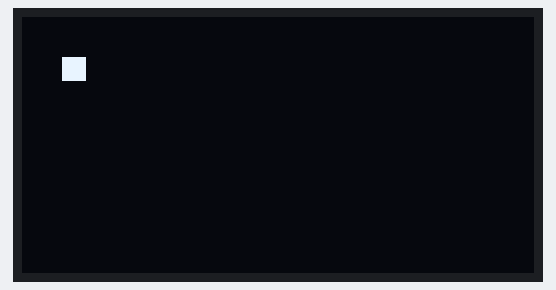
Bench run of a program on a simulated ESP32 board running MicroPython. On the bench: 128×64 one-colour display.

Above: at 0.06 s.
At 4.93 s:
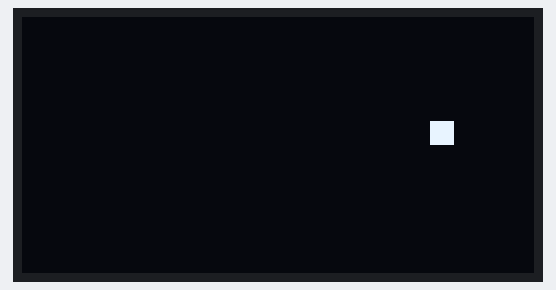
At 9.95 s:
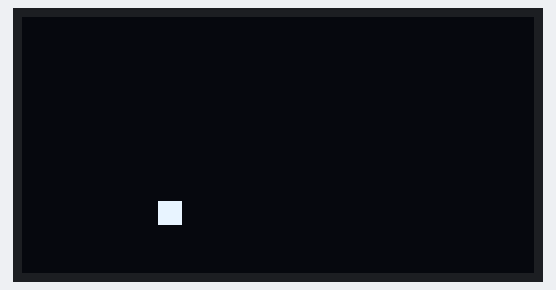
At 19.85 s:
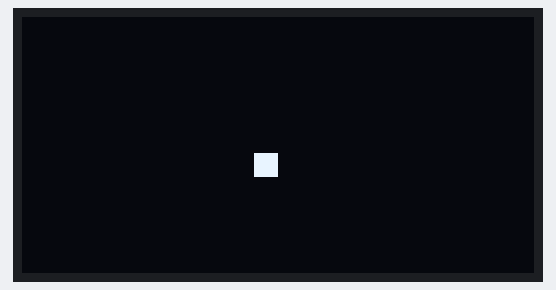
At 29.75 s:
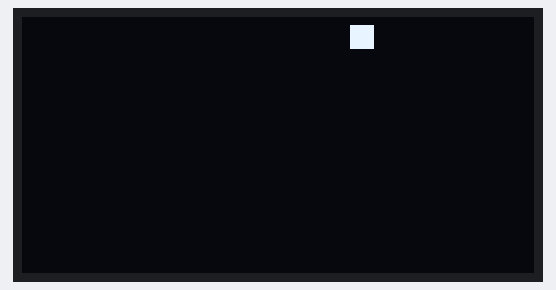
At 39.79 s:
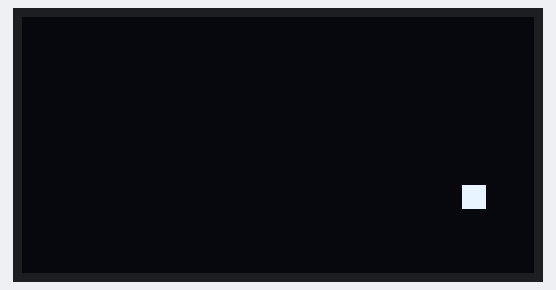

The program:

oled_ball.py
```python
# バウンスボール oled bounce ball
from machine import Pin, I2C
from ssd1306 import SSD1306_I2C
import time

# I2Cの初期化
i2c = I2C(0, scl=Pin(23), sda=Pin(22))
oled = SSD1306_I2C(128, 64, i2c)

x, y = 10, 10
dx, dy = 2, 2

while True:
    oled.fill(0)
    oled.fill_rect(x, y, 6, 6, 1)  # ボール
    oled.show()
    time.sleep(0.05)

    x += dx
    y += dy

    if x <= 0 or x >= 122: dx = -dx
    if y <= 0 or y >= 58: dy = -dy
```
